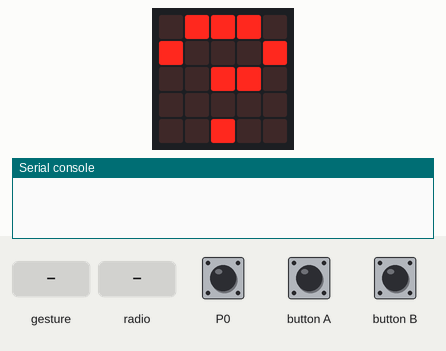
This program was run on a simulated BBC micro:bit (MakeCode). Parts: the board's 5×5 LED display, the last lines printed to the serial console. The test bench sets the inputs (shaded band); at power-on: P0 HIGH. No radio messages arrive unless stated (any console line starting 'radio sent:' is added by the test bench); a tilt is held for 1.5 s and a shake lasts 1 s, then the board lies face up again.

Above: at 1.9 s.
2.0 s: button A pressed for 0.15 s
At 2.5 s:
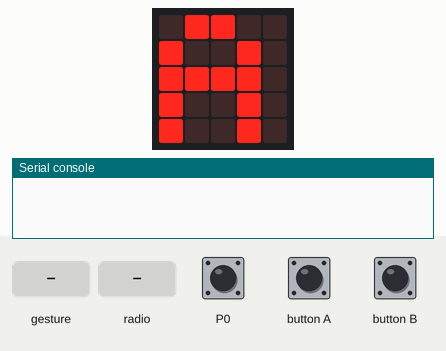
3.6 s: gesture 'shake'
At 4.3 s:
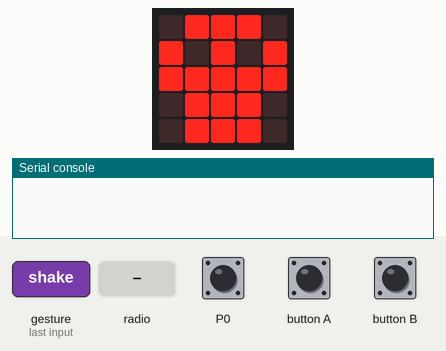
5.3 s: radio message "STOP" arrives
At 6.5 s:
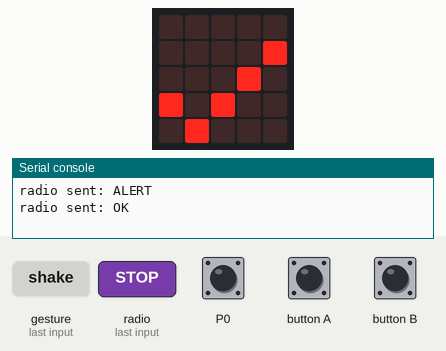
6.8 s: button B pressed for 0.15 s
At 7.3 s:
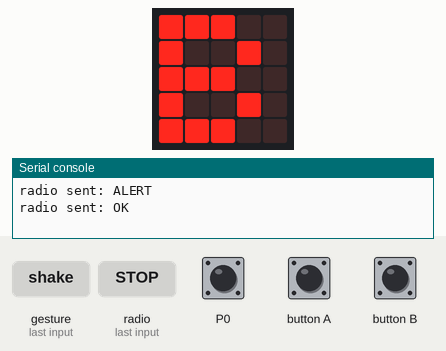
8.4 s: radio message "ALERT" arrives
At 9.0 s:
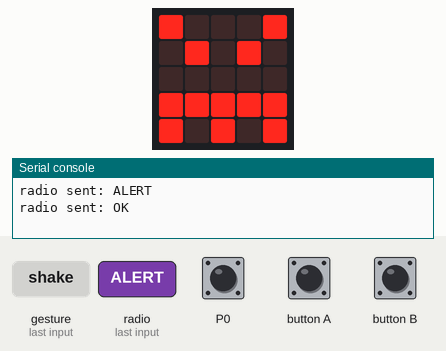
9.9 s: P0 pulled LOW for 0.15 s
At 11.0 s:
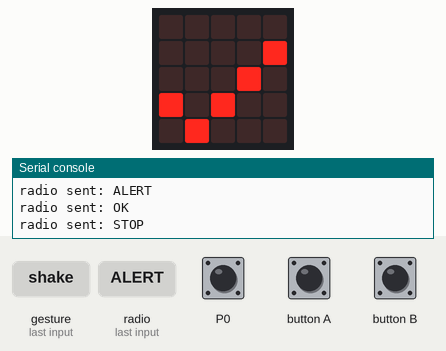
Timing chart, 0 to 12.5 s (numbered marks = the images above; inputs shaded):
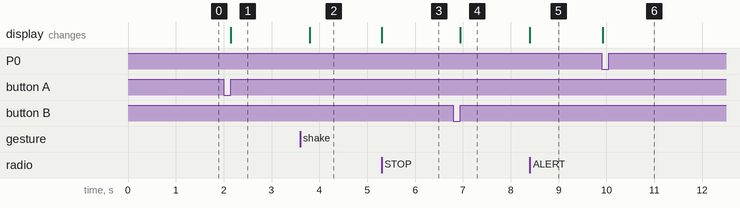

The program:

main.ts
```typescript
let role = ""
let alarmActive = false
let externalButtonWasPressed = false

radio.setGroup(23)
radio.setTransmitPower(7)

// External mechanical button on micro:bit B:
// P0 ---- button ---- GND
// Pull-up keeps P0 at 1 when the button is released.
// Pressing the button connects P0 to GND, so P0 becomes 0.
pins.setPull(DigitalPin.P0, PinPullMode.PullUp)

basic.showString("?")

input.onButtonPressed(Button.A, function () {
    role = "A"
    alarmActive = false
    basic.showString("A")
})

input.onButtonPressed(Button.B, function () {
    role = "B"
    alarmActive = false
    basic.showString("B")
})

input.onGesture(Gesture.Shake, function () {
    if (role == "A" && !alarmActive) {
        alarmActive = true
        basic.showIcon(IconNames.Skull)
        radio.sendString("ALERT")
    }
})

// Read the real external push button connected with crocodile clips.
// Send STOP only once for each physical press.
basic.forever(function () {
    let externalButtonPressed = pins.digitalReadPin(DigitalPin.P0) == 0

    if (role == "B" && externalButtonPressed && !externalButtonWasPressed) {
        externalButtonWasPressed = true
        radio.sendString("STOP")
        basic.showIcon(IconNames.Yes)
    }

    if (!externalButtonPressed) {
        externalButtonWasPressed = false
    }

    basic.pause(20)
})

radio.onReceivedString(function (receivedString) {
    if (role == "B" && receivedString == "ALERT") {
        alarmActive = true
        basic.showIcon(IconNames.Angry)
    } else if (role == "A" && receivedString == "STOP") {
        alarmActive = false
        basic.showIcon(IconNames.Yes)
        radio.sendString("OK")
    } else if (role == "B" && receivedString == "OK") {
        alarmActive = false
        basic.showIcon(IconNames.Yes)
    }
})
```

Measured:
- after the input at 2.0 s, the display: changes after 0.15 s (image 1)
- after the input at 3.6 s, the display: changes after 0.20 s (image 2)
- after the input at 5.3 s, the display: changes at once (image 3)
- after the input at 6.8 s, the display: changes after 0.15 s (image 4)
- after the input at 8.4 s, the display: changes at once (image 5)
- after the input at 9.9 s, the display: changes at once (image 6)
